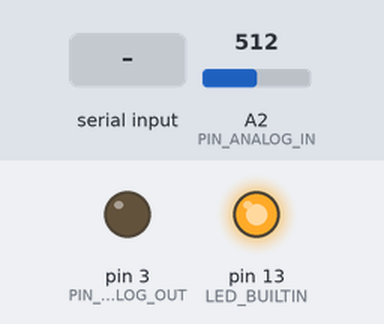
Simulated run of this sketch. Board: Arduino Uno, built with avr-gcc and run on an emulated ATmega328P. Shown: output pins drawn as LEDs (lit = HIGH). The inputs (shaded band) are chosen by the test bench; at power-on: A2 (PIN_ANALOG_IN) = 512. What the sketch prints to the serial monitor is not drawn.

Above: at 1.2 s.
1.3 s: "1\n" received over Serial
At 2.6 s:
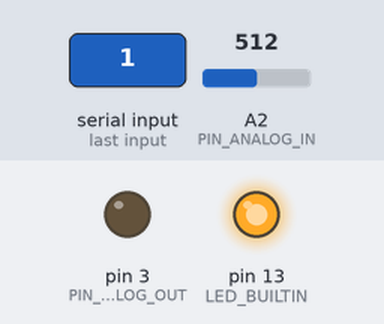
5.9 s: byte 10 ('\n') received over Serial
At 7.2 s:
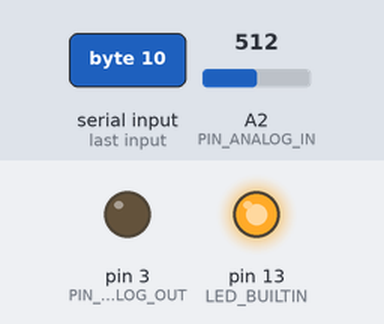
7.5 s: "0\n" received over Serial
At 8.6 s:
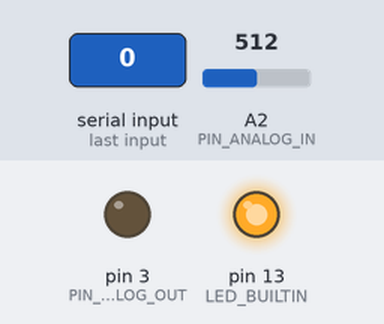
Timing chart, 0 to 10.5 s (numbered marks = the images above; inputs shaded):
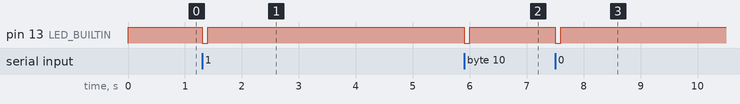

Measured:
- after the input at 1.3 s, pin 13 (LED_BUILTIN): HIGH → LOW at once, → HIGH 0.10 s later
- after the input at 5.9 s, pin 13 (LED_BUILTIN): HIGH → LOW at once, → HIGH 0.10 s later
- after the input at 7.5 s, pin 13 (LED_BUILTIN): HIGH → LOW at once, → HIGH 0.10 s later

The sketch:

AvalancheDiode.ino
```cpp
size_t n = 0;
size_t pos = 0;
char c = '\0';
uint8_t level = 0x00;
const size_t sz_buffer = 255;
char buffer[sz_buffer] = {'\0'};
char hexmap[] = "0123456789ABCDEF";
const size_t sz_hexmap = strlen(hexmap);

#define PIN_ANALOG_IN    A2
#define PIN_ANALOG_OUT    3
#define DELAY_BLINK     100

#define MACRO_CHECK(C)            \
    (((C >= '0') && (C <= '9')) || \
     ((C >= 'A') && (C <= 'F')))

inline void buffer_clear()
{
    for (size_t i = 0; i < sz_buffer; ++i) { buffer[i] = '\0'; }
    pos = 0;
}

inline int inline_hexmap(char c)
{
    for (size_t i = 0; i < sz_hexmap; ++i)
    {
        if (c == hexmap[i]) { return i; }
    }
    return -1;
}

size_t process(char command[], size_t length, bool verbose = false)
{
    goto start;
resume:
    if (verbose)
    {
        Serial.print(command[0]);
        Serial.print(command[1]);
        Serial.print(" (");
        Serial.print(length);
        Serial.println(")");
    }
    if ((MACRO_CHECK(command[0]))
    &&  (MACRO_CHECK(command[1])))
    {
        uint8_t hi = inline_hexmap(command[0]) & 0xF;
        uint8_t lo = inline_hexmap(command[1]) & 0xF;
        level = (hi << 4) + lo;
        if ((level >= 0x00) && (level <= 0xFF))
        {
            analogWrite(PIN_ANALOG_OUT, level);
            if (verbose) { Serial.println(level); }
            goto end;
        }
    }
    else { if (verbose) { Serial.println("?"); } }
    goto end;
start:
    digitalWrite(LED_BUILTIN, LOW);
    delay(DELAY_BLINK);
    goto resume;
end:
    digitalWrite(LED_BUILTIN, HIGH);
    delay(DELAY_BLINK);
    return length;
}

void setup()
{
    Serial.begin(115200);
    Serial.println("[BOOT]: Avalanche Diode");
    pinMode(LED_BUILTIN, OUTPUT);
    pinMode(PIN_ANALOG_IN, INPUT);
    pinMode(PIN_ANALOG_OUT, OUTPUT);
    digitalWrite(LED_BUILTIN, HIGH);
    digitalWrite(PIN_ANALOG_OUT, level);
    buffer_clear();
}

void loop()
{
    n = Serial.available();
    for (size_t i = 0; i < n; ++i)
    {
        c = Serial.read();
        if ((c >= 32) && (c < 127))
        {
            buffer[pos] = c;
            ++pos; if (pos > 255) { pos = 255; }
        }
        else if (c == '\n')
        {
            process(buffer, pos, true);
            buffer_clear();
        }
    }
    Serial.print("1024,0,");
    Serial.println(analogRead(PIN_ANALOG_IN));
}
```
